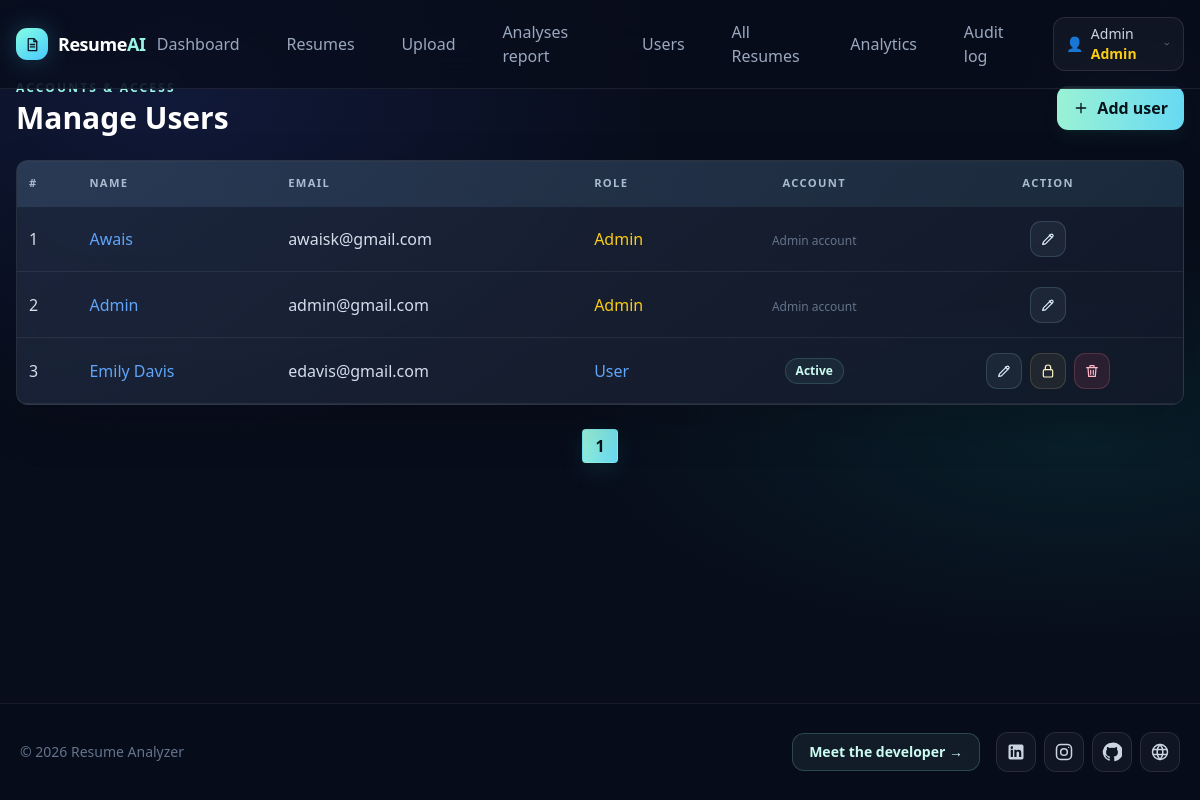
The page /modules/admin/users.php (signed in) on the database its author committed.
### tables this page shows
CREATE TABLE `users` (
  `id` int(11) NOT NULL,
  `name` varchar(100) NOT NULL,
  `email` varchar(150) NOT NULL,
  `password` varchar(255) NOT NULL,
  `role` enum('user','admin') DEFAULT 'user',
  `status` tinyint(4) DEFAULT 1,
  `created_at` timestamp NOT NULL DEFAULT current_timestamp(),
  `failed_login_count` smallint(5) UNSIGNED NOT NULL DEFAULT 0,
  `failed_login_until` datetime DEFAULT NULL,
  `lock_reason` varchar(32) DEFAULT NULL,
  `locked_by_name` varchar(150) DEFAULT NULL
);

### modules/admin/users.php (the view, shortened to what this page needs)
<?php
require_once __DIR__ . "/../../config/db.php";
$limit = 10;
$page = isset($_GET['p']) ? (int)$_GET['p'] : 1;
$page = max($page, 1);
$offset = ($page - 1) * $limit;
$totalUsers = $pdo->query("SELECT COUNT(*) FROM users")->fetchColumn();
$totalPages = ceil($totalUsers / $limit);
$stmt = $pdo->prepare("SELECT id, name, email, role, status, lock_reason, locked_by_name, created_at FROM users ORDER BY CASE WHEN role = 'admin' THEN 0 ELSE 1 END, id DESC LIMIT ? OFFSET ?");
$stmt->bindValue(1, $limit, PDO::PARAM_INT);
$stmt->bindValue(2, $offset, PDO::PARAM_INT);
$stmt->execute();
$users = $stmt->fetchAll();
require_once __DIR__ . "/../../templates/header.php";
?>
<div class="max-w-7xl mx-auto px-4">
    <div class="mb-6 flex flex-wrap items-center justify-between gap-4">
        <div><p class="mb-1 text-xs font-semibold uppercase tracking-[.18em] text-teal-200">Accounts &amp; access</p><h2 class="text-3xl font-bold">Manage Users</h2></div>
        <button type="button" onclick="openCreateUserModal()" class="inline-flex items-center gap-2 rounded-xl bg-gradient-to-r from-[#9af2d5] to-[#67d9f3] px-4 py-2.5 font-bold text-[#06131a] shadow-lg shadow-teal-900/20">
            <svg class="h-4 w-4" viewBox="0 0 24 24" fill="none" aria-hidden="true"><path d="M12 5v14M5 12h14" stroke="currentColor" stroke-width="2" stroke-linecap="round"/></svg>
            Add user
        </button>
    </div>
    <div class="app-table-wrap bg-white/10 backdrop-blur-lg rounded-xl overflow-x-auto">
        <table class="w-full text-left">
            <thead class="bg-white/20">
                <tr>
                    <th class="p-3">#</th>
                    <th class="p-3">Name</th>
                    <th class="p-3">Email</th>
                    <th class="p-3">Role</th>
                    <th class="p-3 text-center">Account</th>
                    <th class="p-3 text-center">Action</th>
                </tr>
            </thead>
            <tbody>
                <?php if (count($users) > 0): ?>
                    <?php foreach ($users as $index => $u): ?>
                        <tr class="border-b border-white/10 hover:bg-white/10 transition">
                            <td class="p-3">
                                <?php echo ($offset + $index + 1); ?>
                            </td>
                            <td class="p-3 text-blue-400">
                                <a href="<?php echo BASE_URL; ?>index.php?page=admin_user&id=<?php echo (int)$u['id']; ?>">
                                    <?php echo htmlspecialchars($u['name']); ?>
                                </a>
                            </td>
                            <td class="p-3"><?php echo htmlspecialchars($u['email']); ?></td>
                            <td class="p-3">
                                <span class="<?php echo $u['role'] === 'admin' ? 'text-yellow-400' : 'text-blue-400'; ?>">
                                    <?php echo ucfirst($u['role']); ?>
                                </span>
                            </td>
                            <td class="p-3 text-center">
                                <?php if ($u['role'] === 'user'): ?>
                                    <span class="inline-flex rounded-full border px-2.5 py-1 text-xs font-semibold <?php echo (int)$u['status'] === 1 ? 'border-teal-200/15 bg-teal-200/[.06] text-teal-100' : 'border-rose-200/15 bg-rose-200/[.06] text-rose-200'; ?>">
                                        <?php echo (int)$u['status'] === 1 ? 'Active' : 'Locked'; ?>
                                    </span>
                                <?php else: ?>
                                    <span class="text-xs text-slate-500">Admin account</span>
                                <?php endif; ?>
                            </td>
                            <td class="p-3 text-center">
                                <div class="flex items-center justify-center gap-2">
                                <button type="button" title="Edit user" aria-label="Edit <?php echo htmlspecialchars($u['name'], ENT_QUOTES, 'UTF-8'); ?>" onclick="openEditUserModal(this)"
                                        data-user-id="<?php echo (int)$u['id']; ?>" data-name="<?php echo htmlspecialchars($u['name'], ENT_QUOTES, 'UTF-8'); ?>" data-email="<?php echo htmlspecialchars($u['email'], ENT_QUOTES, 'UTF-8'); ?>" data-role="<?php echo htmlspecialchars($u['role'], ENT_QUOTES, 'UTF-8'); ?>" data-status="<?php echo (int)$u['status']; ?>" data-is-self="<?php echo (int)$u['id'] === (int)$_SESSION['user_id'] ? '1' : '0'; ?>"
                                        class="grid h-9 w-9 place-items-center rounded-lg border border-sky-200/15 bg-sky-200/[.06] text-sky-100 hover:bg-sky-200/[.12] focus-visible:outline focus-visible:outline-2 focus-visible:outline-teal-200">
                                    <svg class="h-4 w-4" viewBox="0 0 24 24" fill="none" aria-hidden="true"><path d="m14 6 4 4M4 20l4.2-.8L19 8.4a2.1 2.1 0 0 0-3-3L5.2 16.2 4 20Z" stroke="currentColor" stroke-width="1.8" stroke-linecap="round" stroke-linejoin="round"/></svg>
                                </button>
                                <?php if ($u['role'] === 'user'): ?>
                                    <form action="<?php echo BASE_URL; ?>modules/admin/toggle_user_status.php" method="POST" class="inline-flex">
                                        <button type="submit" title="<?php echo (int)$u['status'] === 1 ? 'Lock account' : 'Unlock account'; ?>" aria-label="<?php echo (int)$u['status'] === 1 ? 'Lock account' : 'Unlock account'; ?> for <?php echo htmlspecialchars($u['name'], ENT_QUOTES, 'UTF-8'); ?>" class="grid h-9 w-9 place-items-center rounded-lg border <?php echo (int)$u['status'] === 1 ? 'border-amber-200/15 bg-amber-200/[.06] text-amber-100 hover:bg-amber-200/[.12]' : 'border-teal-200/15 bg-teal-200/[.06] text-teal-100 hover:bg-teal-200/[.12]'; ?>">
                                            <?php if ((int)$u['status'] === 1): ?>
                                                <svg class="h-4 w-4" viewBox="0 0 24 24" fill="none" aria-hidden="true"><rect x="5" y="10" width="14" height="11" rx="2" stroke="currentColor" stroke-width="1.8"/><path d="M8 10V7a4 4 0 1 1 8 0v3" stroke="currentColor" stroke-width="1.8" stroke-linecap="round"/></svg>
                                            <?php else: ?>
                                                <svg class="h-4 w-4" viewBox="0 0 24 24" fill="none" aria-hidden="true"><rect x="5" y="10" width="14" height="11" rx="2" stroke="currentColor" stroke-width="1.8"/><path d="M16 10V7a4 4 0 0 0-7.5-2" stroke="currentColor" stroke-width="1.8" stroke-linecap="round"/></svg>
                                            <?php endif; ?>
                                        </button>
                                    </form>
                                <?php endif; ?>
                                <?php if ($u['role'] !== 'admin'): ?>
                                    <button type="button" title="Delete user" aria-label="Delete <?php echo htmlspecialchars($u['name'], ENT_QUOTES, 'UTF-8'); ?>" onclick="openDeleteModal(this)" data-user-id="<?php echo (int)$u['id']; ?>" data-user-name="<?php echo htmlspecialchars($u['name'], ENT_QUOTES, 'UTF-8'); ?>" class="grid h-9 w-9 place-items-center rounded-lg border border-rose-200/15 bg-rose-200/[.06] text-rose-200 hover:bg-rose-200/[.12]">
                                        <svg class="h-4 w-4" viewBox="0 0 24 24" fill="none" aria-hidden="true"><path d="M4 7h16M10 11v6m4-6v6M6 7l1 13h10l1-13M9 7V4h6v3" stroke="currentColor" stroke-width="1.8" stroke-linecap="round" stroke-linejoin="round"/></svg>
                                    </button>
                                <?php endif; ?>
                                </div>
                            </td>
                        </tr>
                    <?php endforeach; ?>
                <?php endif; ?>
            </tbody>
        </table>
    </div>
    <div class="flex justify-center mt-6 space-x-2">
        <?php for ($i = 1; $i <= $totalPages; $i++): ?>
            <a href="<?php echo BASE_URL; ?>index.php?page=admin_users&p=<?php echo $i; ?>"
               class="px-3 py-1 rounded <?php echo ($i == $page) ? 'bg-blue-600' : 'bg-white/20'; ?>">
                <?php echo $i; ?>
            </a>
        <?php endfor; ?>
    </div>
</div>
<?php require_once __DIR__ . "/../../templates/footer.php"; ?>

### templates/header.php (style rules this page uses)
* { box-sizing: border-box; }
body { background: radial-gradient(ellipse at 15% 12%, rgba(72,104,255,.13), transparent 34%), radial-gradient(ellipse at 90% 55%, rgba(9,212,180,.09), transparent 33%), #080d1b; }
body::before { content:""; position:fixed; inset:0; z-index:-1; pointer-events:none; opacity:.35; background-image:linear-gradient(rgba(142,166,208,.035) 1px,transparent 1px),linear-gradient(90deg,rgba(142,166,208,.035) 1px,transparent 1px); background-size:58px 58px; mask-image:linear-gradient(to bottom,black,transparent 85%); }
.surface-card, .stat-card, .card, .app-table-wrap { border:1px solid rgba(255,255,255,.09); background:linear-gradient(145deg,rgba(25,36,59,.76),rgba(13,20,36,.8)); box-shadow:0 18px 50px rgba(0,0,0,.14),inset 0 1px rgba(255,255,255,.035); backdrop-filter:blur(16px); }
.app-table-wrap { overflow-x:auto; border-radius:1rem; }
table { border-collapse:collapse; min-width:640px; }
table thead[class] { background:linear-gradient(110deg,rgba(67,94,126,.36),rgba(36,56,78,.5))!important; color:#a8bbcf; font-size:.7rem; letter-spacing:.12em; text-transform:uppercase; }
table th { padding-top:.9rem!important; padding-bottom:.9rem!important; font-weight:700; white-space:nowrap; }
table td { padding-top:.9rem!important; padding-bottom:.9rem!important; color:#d5deeb; }
tbody tr { border-color:rgba(255,255,255,.07)!important; }
button:not(#menuBtn) { border-radius:.7rem; transition:transform .18s ease,filter .18s ease,box-shadow .18s ease,border-color .18s ease; }
button[class*="bg-blue-"], button[class*="bg-green-"], button[class*="bg-indigo-"], a[class*="bg-blue-"], a[class*="bg-green-"], a[class*="bg-indigo-"] { border:1px solid rgba(132,240,220,.18); background:linear-gradient(115deg,#9af2d5,#67d9f3)!important; color:#07151b!important; font-weight:700; box-shadow:0 8px 24px rgba(45,184,177,.12); }
button[class*="bg-red-"], button[class*="bg-rose-"], a[class*="bg-red-"], a[class*="bg-rose-"] { border:1px solid rgba(251,126,150,.2); background:rgba(190,70,99,.15)!important; color:#ffb7c6!important; font-weight:650; }
button, a { -webkit-tap-highlight-color:transparent; }

### rows shown on the page
users: index "1", name "Awais", email "awaisk@gmail.com", role "Admin", shows "Admin account"
users: index "2", name "Admin", email "admin@gmail.com", role "Admin", shows "Admin account"
users: index "3", name "Emily Davis", email "edavis@gmail.com", role "User", status "Active"

### other values the page prints
$user_name "Admin"
